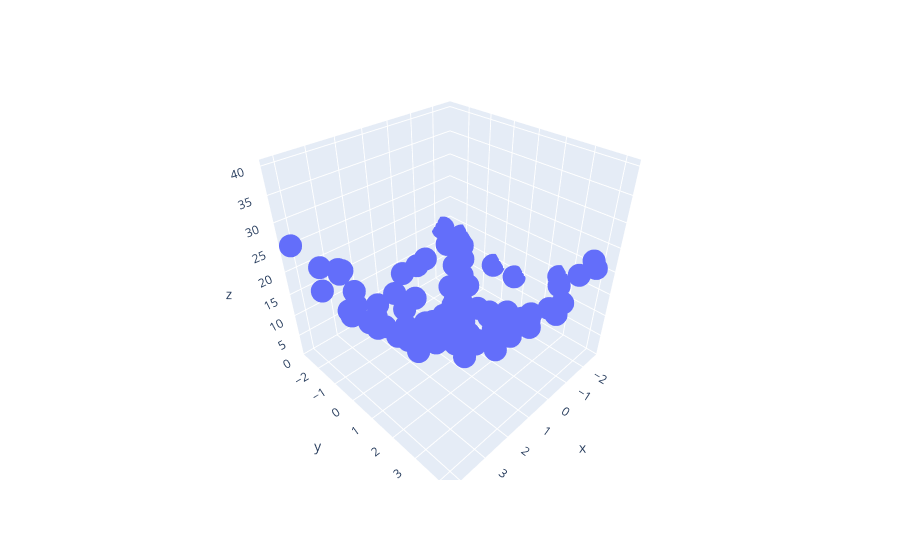

The notebook cell this image was saved under:
### Code cell
import plotly.express as px
df = px.data.iris()
fig = px.scatter_3d(df, x = x.ravel(), y=y.ravel(),z=z.ravel())
fig.show()
